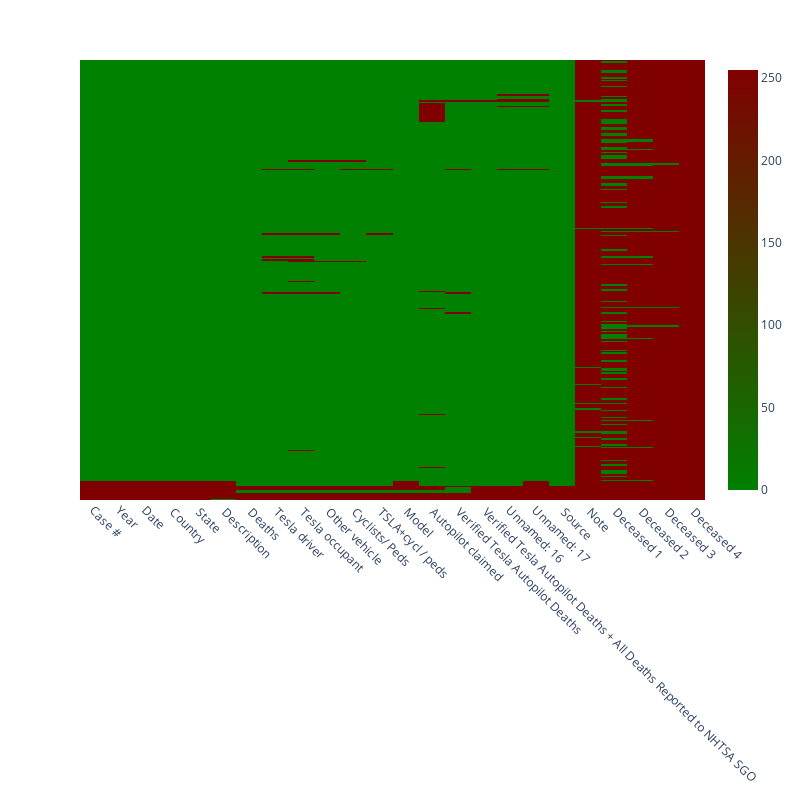

Write notebook code for a chart like this one.
### Markdown cell above
Perform preliminary data inspection checking for data types, missing values, duplicates.

### Code cell
# Create a Matplotlib figure with a specific size
# plt.figure(figsize=(25, 8))
# // TODO
# Create a heatmap of missing values using Seaborn
fig = px.imshow(df.isna())

# Remove ticks and labels from the left side of the heatmap
# Rotate the x-axis labels by 45 degrees for better readability
fig.update_layout(
    width=800,
    height=800,
    xaxis=dict(tickangle=45),
    yaxis=dict(showticklabels=False),
    coloraxis_colorscale=[[0, "green"], [1, "maroon"]],
)
# Show the heatmap
fig.show()

### Figure 1 — Plotly figure (JSON) as saved in the notebook; plotly's stock layout.template omitted (floating-point values rounded to 4 significant figures; data arrays with more than 128 entries replaced by an {"elided": "..."} marker saying what was removed)
{"data": [{"coloraxis": "coloraxis", "hovertemplate": "x: %{x}<br>y: %{y}<br>color: %{z}<extra></extra>", "name": "0", "type": "heatmap", "x": ["Case #", "Year", "Date", " Country ", " State ", " Description ", " Deaths ", " Tesla driver ", " Tesla occupant ", " Other vehicle ", " Cyclists/ Peds ", " TSLA+cycl / peds ", " Model ", " Autopilot claimed ", " Verified Tesla Autopilot Deaths ", " Verified Tesla Autopilot Deaths + All Deaths Reported to NHTSA SGO ", "Unnamed: 16", "Unnamed: 17", " Source ", " Note ", " Deceased 1 ", " Deceased 2 ", " Deceased 3 ", " Deceased 4 "], "xaxis": "x", "y": {"elided": "307 int values"}, "yaxis": "y", "z": {"elided": "307x24 int values"}}], "layout": {"coloraxis": {"colorscale": [[0, "green"], [1, "maroon"]]}, "height": 800, "margin": {"t": 60}, "width": 800, "xaxis": {"anchor": "y", "constrain": "domain", "domain": [0, 1], "scaleanchor": "y", "tickangle": 45}, "yaxis": {"anchor": "x", "autorange": "reversed", "constrain": "domain", "domain": [0, 1], "showticklabels": false}}}
